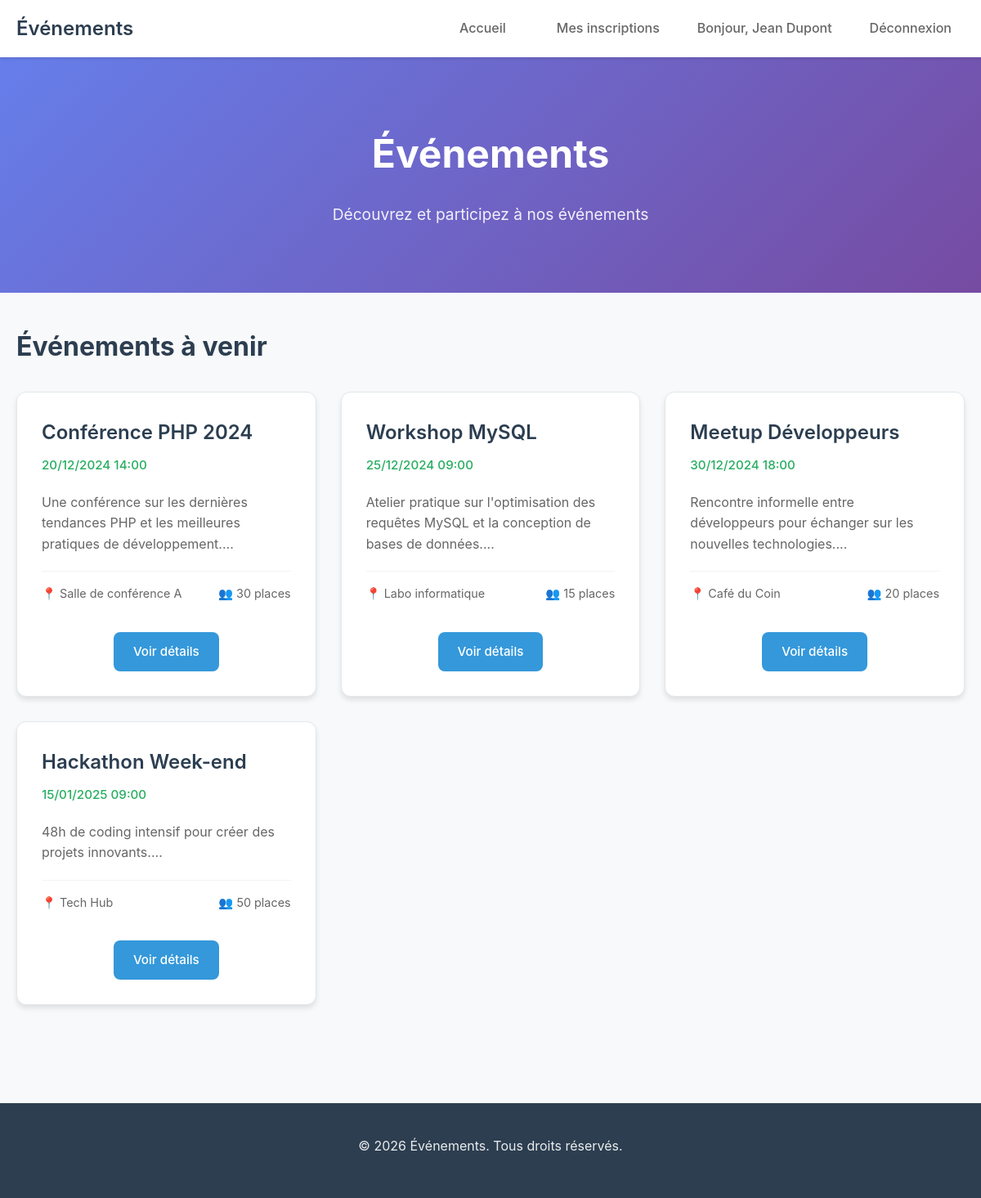
Page /index.php (signed in) on the committed database.
### tables this page shows
CREATE TABLE IF NOT EXISTS events (
    id INT AUTO_INCREMENT PRIMARY KEY,
    title VARCHAR(200) NOT NULL,
    description TEXT NOT NULL,
    event_date DATETIME NOT NULL,
    location VARCHAR(200) NOT NULL,
    capacity INT NOT NULL DEFAULT 50,
    image_url VARCHAR(255),
    status ENUM('draft', 'published', 'cancelled') DEFAULT 'draft',
    created_by INT NOT NULL,
    created_at TIMESTAMP DEFAULT CURRENT_TIMESTAMP,
    updated_at TIMESTAMP DEFAULT CURRENT_TIMESTAMP ON UPDATE CURRENT_TIMESTAMP,
    FOREIGN KEY (created_by) REFERENCES users(id) ON DELETE CASCADE
);

### src/services/AuthService.php (called while the page is built, shortened)
<?php
class AuthService {
    public static function isLoggedIn(): bool {
        return isset($_SESSION['user_id']) && !empty($_SESSION['user_id']);
    }
    public static function isAdmin(): bool {
        return self::isLoggedIn() &&
               isset($_SESSION['user_role']) &&
               $_SESSION['user_role'] === 'ROLE_ADMIN';
    }
}

### index.php (the view, shortened to what this page needs)
<?php
require_once 'src/services/AuthService.php';
$database = Database::getInstance();
$mysqli = $database->getConnection();
$events = [];
$sql = "SELECT * FROM events WHERE status = 'published' ORDER BY event_date ASC LIMIT 6";
$result = $mysqli->query($sql);
if ($result) {
    while ($row = $result->fetch_assoc()) {
        $events[] = $row;
    }
}
?>
<!DOCTYPE html>
<html lang="fr">
<head>
    <link rel="stylesheet" href="/public/css/style.css">
</head>
<body>
    <header class="main-header">
        <nav class="navbar">
            <div class="nav-container">
                <a href="index.php" class="nav-brand">
                    <h1>Événements</h1>
                </a>
                <ul class="nav-menu">
                    <?php if (AuthService::isLoggedIn()): ?>
                        <li><a href="index.php">Accueil</a></li>
                        <?php if (AuthService::isLoggedIn() && !AuthService::isAdmin()): ?>
                            <li><a href="my_registrations.php">Mes inscriptions</a></li>
                        <?php endif; ?>
                        <li>
                            <span class="user-welcome">
                                Bonjour, <?php echo htmlspecialchars($_SESSION['user_name']); ?>
                            </span>
                        </li>
                        <li><a href="logout.php">Déconnexion</a></li>
                    <?php else: ?>
                        <li><a href="index.php">Accueil</a></li>
                        <li><a href="login.php">Connexion</a></li>
                        <li><a href="register.php">Inscription</a></li>
                    <?php endif; ?>
                </ul>
            </div>
        </nav>
    </header>
    <main class="main-content">
<div class="container">
     <header class="hero">
         <h1>Événements</h1>
         <p>Découvrez et participez à nos événements</p>
     </header>
    <section class="events-section">
        <h2>Événements à venir</h2>
        <?php if (empty($events)): ?>
            <div class="no-events">
                <p>Aucun événement publié pour le moment.</p>
            </div>
        <?php else: ?>
            <div class="events-grid">
                <?php foreach ($events as $event): ?>
                    <div class="event-card">
                        <div class="event-header">
                            <h3 class="event-title"><?php echo htmlspecialchars($event['title']); ?></h3>
                            <span class="event-date">
                                <?php
                                $date = new DateTime($event['event_date']);
                                echo $date->format('d/m/Y H:i');
                                ?>
                            </span>
                        </div>
                        <p class="event-description">
                            <?php echo htmlspecialchars(substr($event['description'], 0, 150)) . '...'; ?>
                        </p>
                        <div class="event-footer">
                            <span class="event-location">
                                📍 <?php echo htmlspecialchars($event['location']); ?>
                            </span>
                            <span class="event-capacity">
                                👥 <?php echo $event['capacity']; ?> places
                            </span>
                        </div>
                        <div class="event-actions">
                            <?php if (AuthService::isLoggedIn()): ?>
                                <a href="event_detail.php?id=<?php echo $event['id']; ?>" class="btn btn-primary">
                                    Voir détails
                                </a>
                            <?php else: ?>
                                <a href="login.php" class="btn btn-secondary">
                                    Connectez-vous pour s'inscrire
                                </a>
                            <?php endif; ?>
                        </div>
                    </div>
                <?php endforeach; ?>
            </div>
        <?php endif; ?>
    </section>
</div>
    </main>
    <footer class="main-footer">
        <div class="footer-container">
            <p>&copy; <?php echo date('Y'); ?> Événements. Tous droits réservés.</p>
        </div>
    </footer>
</body>
</html>

### public/css/style.css (style rules this page uses)
* { margin: 0; padding: 0; box-sizing: border-box; }
body { font-family: -apple-system, BlinkMacSystemFont, 'Segoe UI', Roboto, sans-serif; line-height: 1.6; color: #333; background-color: #f8f9fa; }
.container { max-width: 1200px; margin: 0 auto; padding: 20px; }
.main-header { background: #fff; box-shadow: 0 2px 4px rgba(0,0,0,0.1); position: sticky; top: 0; z-index: 100; }
.navbar { padding: 0; }
.nav-container { max-width: 1200px; margin: 0 auto; display: flex; justify-content: space-between; align-items: center; padding: 0 20px; height: 70px; }
.nav-brand { text-decoration: none; color: #333; }
.nav-brand h1 { font-size: 1.5rem; font-weight: 600; color: #2c3e50; }
.nav-menu { display: flex; list-style: none; align-items: center; gap: 30px; }
.nav-menu a { text-decoration: none; color: #666; font-weight: 500; padding: 8px 16px; border-radius: 6px; transition: all 0.3s ease; }
.user-welcome { color: #666; font-weight: 500; }
.hero { background: linear-gradient(135deg, #667eea 0%, #764ba2 100%); color: white; text-align: center; padding: 80px 20px; margin: -20px -20px 40px -20px; }
.hero h1 { font-size: 3rem; font-weight: 700; margin-bottom: 20px; }
.hero p { font-size: 1.2rem; opacity: 0.9; }
.events-section { margin-bottom: 40px; }
.events-section h2 { font-size: 2rem; margin-bottom: 30px; color: #2c3e50; }
.events-grid { display: grid; grid-template-columns: repeat(auto-fill, minmax(350px, 1fr)); gap: 30px; margin-top: 30px; }
.event-card { background: white; border-radius: 12px; padding: 30px; box-shadow: 0 4px 6px rgba(0,0,0,0.1); border: 1px solid #e1e8ed; transition: all 0.3s ease; }
.event-header { margin-bottom: 20px; }
.event-title { font-size: 1.5rem; font-weight: 600; color: #2c3e50; margin-bottom: 8px; }
.event-date { color: #27ae60; font-weight: 500; font-size: 0.95rem; }
.event-description { color: #666; margin-bottom: 20px; line-height: 1.6; }
.event-footer { display: flex; justify-content: space-between; align-items: center; margin-bottom: 20px; padding: 15px 0; border-top: 1px solid #f1f3f4; }
.event-location, .event-capacity { font-size: 0.9rem; color: #666; }
.event-actions { text-align: center; }
.btn { display: inline-block; padding: 12px 24px; border: none; border-radius: 8px; text-decoration: none; font-weight: 500; text-align: center; cursor: pointer; transition: all 0.3s ease; font-size: 0.95rem; }
.btn-primary { background: #3498db; color: white; }
.main-footer { background: #2c3e50; color: white; text-align: center; padding: 40px 20px; margin-top: 60px; }
.footer-container p { margin-bottom: 10px; opacity: 0.9; }

### rows in the picture
events: title "Conférence PHP 2024", event_date "20/12/2024 14:00", description "Une conférence sur les dernières tendances PHP et les meilleures pratiques de développement.", location "Salle de conférence A", capacity "30"
events: title "Workshop MySQL", event_date "25/12/2024 09:00", description "Atelier pratique sur l'optimisation des requêtes MySQL et la conception de bases de données.", location "Labo informatique", capacity "15"
events: title "Meetup Développeurs", event_date "30/12/2024 18:00", description "Rencontre informelle entre développeurs pour échanger sur les nouvelles technologies.", location "Café du Coin", capacity "20"
events: title "Hackathon Week-end", event_date "15/01/2025 09:00", description "48h de coding intensif pour créer des projets innovants.", location "Tech Hub", capacity "50"

### other values in the picture
$_SESSION['user_name'] "Jean Dupont"
